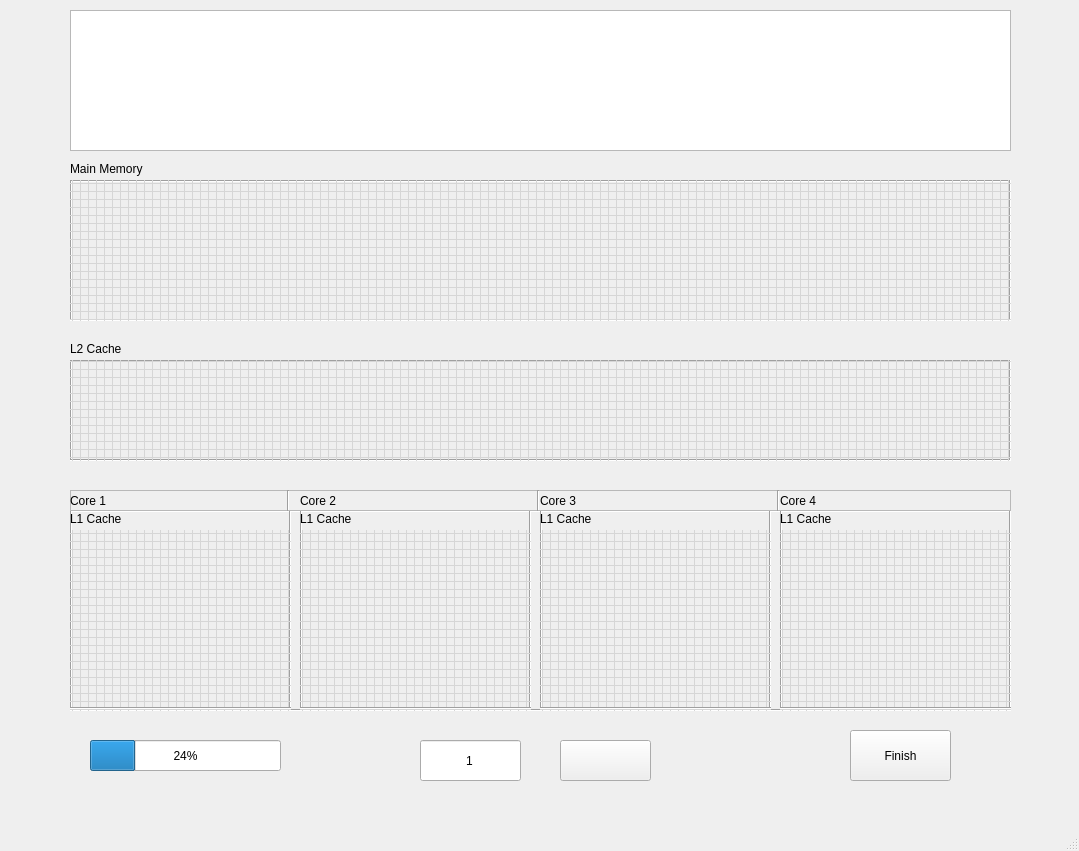
<?xml version="1.0" encoding="UTF-8"?>
<ui version="4.0">
 <class>SimPage</class>
 <widget class="QMainWindow" name="SimPage">
  <property name="geometry">
   <rect>
    <x>0</x>
    <y>0</y>
    <width>1079</width>
    <height>851</height>
   </rect>
  </property>
  <property name="windowTitle">
   <string>MainWindow</string>
  </property>
  <property name="toolTip">
   <string extracomment="aaaa"/>
  </property>
  <widget class="QWidget" name="centralwidget">
   <widget class="QPushButton" name="next">
    <property name="geometry">
     <rect>
      <x>560</x>
      <y>740</y>
      <width>91</width>
      <height>41</height>
     </rect>
    </property>
    <property name="text">
     <string/>
    </property>
   </widget>
   <widget class="QPushButton" name="finish">
    <property name="geometry">
     <rect>
      <x>850</x>
      <y>730</y>
      <width>101</width>
      <height>51</height>
     </rect>
    </property>
    <property name="toolTip">
     <string>Run all instructions</string>
    </property>
    <property name="text">
     <string>Finish</string>
    </property>
   </widget>
   <widget class="QProgressBar" name="progressBar">
    <property name="geometry">
     <rect>
      <x>90</x>
      <y>740</y>
      <width>191</width>
      <height>31</height>
     </rect>
    </property>
    <property name="value">
     <number>24</number>
    </property>
   </widget>
   <widget class="QLabel" name="label_2">
    <property name="geometry">
     <rect>
      <x>70</x>
      <y>160</y>
      <width>111</width>
      <height>17</height>
     </rect>
    </property>
    <property name="text">
     <string>Main Memory</string>
    </property>
   </widget>
   <widget class="QFrame" name="frame_2">
    <property name="geometry">
     <rect>
      <x>70</x>
      <y>180</y>
      <width>941</width>
      <height>141</height>
     </rect>
    </property>
    <property name="frameShape">
     <enum>QFrame::Box</enum>
    </property>
    <property name="frameShadow">
     <enum>QFrame::Sunken</enum>
    </property>
    <widget class="QMdiArea" name="mdiArea_2">
     <property name="geometry">
      <rect>
       <x>-10</x>
       <y>0</y>
       <width>951</width>
       <height>141</height>
      </rect>
     </property>
     <property name="background">
      <brush brushstyle="CrossPattern">
       <color alpha="255">
        <red>214</red>
        <green>214</green>
        <blue>214</blue>
       </color>
      </brush>
     </property>
    </widget>
   </widget>
   <widget class="QLabel" name="label_3">
    <property name="geometry">
     <rect>
      <x>70</x>
      <y>340</y>
      <width>81</width>
      <height>17</height>
     </rect>
    </property>
    <property name="text">
     <string>L2 Cache</string>
    </property>
   </widget>
   <widget class="QFrame" name="frame_3">
    <property name="geometry">
     <rect>
      <x>70</x>
      <y>360</y>
      <width>941</width>
      <height>101</height>
     </rect>
    </property>
    <property name="frameShape">
     <enum>QFrame::Box</enum>
    </property>
    <property name="frameShadow">
     <enum>QFrame::Sunken</enum>
    </property>
    <widget class="QMdiArea" name="mdiArea_3">
     <property name="geometry">
      <rect>
       <x>-10</x>
       <y>-10</y>
       <width>951</width>
       <height>111</height>
      </rect>
     </property>
     <property name="background">
      <brush brushstyle="CrossPattern">
       <color alpha="255">
        <red>214</red>
        <green>214</green>
        <blue>214</blue>
       </color>
      </brush>
     </property>
    </widget>
   </widget>
   <widget class="QFrame" name="frame_4">
    <property name="geometry">
     <rect>
      <x>70</x>
      <y>510</y>
      <width>941</width>
      <height>201</height>
     </rect>
    </property>
    <property name="frameShape">
     <enum>QFrame::Box</enum>
    </property>
    <property name="frameShadow">
     <enum>QFrame::Sunken</enum>
    </property>
    <widget class="QFrame" name="frame_8">
     <property name="geometry">
      <rect>
       <x>710</x>
       <y>0</y>
       <width>231</width>
       <height>201</height>
      </rect>
     </property>
     <property name="frameShape">
      <enum>QFrame::Box</enum>
     </property>
     <property name="frameShadow">
      <enum>QFrame::Sunken</enum>
     </property>
     <widget class="QMdiArea" name="mdiArea_7">
      <property name="geometry">
       <rect>
        <x>-10</x>
        <y>20</y>
        <width>241</width>
        <height>191</height>
       </rect>
      </property>
      <property name="background">
       <brush brushstyle="CrossPattern">
        <color alpha="255">
         <red>214</red>
         <green>214</green>
         <blue>214</blue>
        </color>
       </brush>
      </property>
     </widget>
     <widget class="QLabel" name="label_11">
      <property name="geometry">
       <rect>
        <x>0</x>
        <y>0</y>
        <width>81</width>
        <height>17</height>
       </rect>
      </property>
      <property name="text">
       <string>L1 Cache</string>
      </property>
     </widget>
    </widget>
    <widget class="QFrame" name="frame_9">
     <property name="geometry">
      <rect>
       <x>0</x>
       <y>0</y>
       <width>221</width>
       <height>201</height>
      </rect>
     </property>
     <property name="frameShape">
      <enum>QFrame::Box</enum>
     </property>
     <property name="frameShadow">
      <enum>QFrame::Sunken</enum>
     </property>
     <widget class="QMdiArea" name="mdiArea_4">
      <property name="geometry">
       <rect>
        <x>-10</x>
        <y>20</y>
        <width>231</width>
        <height>191</height>
       </rect>
      </property>
      <property name="background">
       <brush brushstyle="CrossPattern">
        <color alpha="255">
         <red>214</red>
         <green>214</green>
         <blue>214</blue>
        </color>
       </brush>
      </property>
     </widget>
     <widget class="QLabel" name="label_4">
      <property name="geometry">
       <rect>
        <x>0</x>
        <y>0</y>
        <width>81</width>
        <height>17</height>
       </rect>
      </property>
      <property name="text">
       <string>L1 Cache</string>
      </property>
     </widget>
    </widget>
    <widget class="QFrame" name="frame_10">
     <property name="geometry">
      <rect>
       <x>230</x>
       <y>0</y>
       <width>231</width>
       <height>201</height>
      </rect>
     </property>
     <property name="frameShape">
      <enum>QFrame::Box</enum>
     </property>
     <property name="frameShadow">
      <enum>QFrame::Sunken</enum>
     </property>
     <widget class="QMdiArea" name="mdiArea_5">
      <property name="geometry">
       <rect>
        <x>-10</x>
        <y>20</y>
        <width>241</width>
        <height>191</height>
       </rect>
      </property>
      <property name="background">
       <brush brushstyle="CrossPattern">
        <color alpha="255">
         <red>214</red>
         <green>214</green>
         <blue>214</blue>
        </color>
       </brush>
      </property>
     </widget>
     <widget class="QLabel" name="label_9">
      <property name="geometry">
       <rect>
        <x>0</x>
        <y>0</y>
        <width>81</width>
        <height>17</height>
       </rect>
      </property>
      <property name="text">
       <string>L1 Cache</string>
      </property>
     </widget>
    </widget>
    <widget class="QFrame" name="frame_11">
     <property name="geometry">
      <rect>
       <x>470</x>
       <y>0</y>
       <width>231</width>
       <height>201</height>
      </rect>
     </property>
     <property name="frameShape">
      <enum>QFrame::Box</enum>
     </property>
     <property name="frameShadow">
      <enum>QFrame::Sunken</enum>
     </property>
     <widget class="QMdiArea" name="mdiArea_6">
      <property name="geometry">
       <rect>
        <x>-10</x>
        <y>20</y>
        <width>241</width>
        <height>191</height>
       </rect>
      </property>
      <property name="background">
       <brush brushstyle="CrossPattern">
        <color alpha="255">
         <red>214</red>
         <green>214</green>
         <blue>214</blue>
        </color>
       </brush>
      </property>
     </widget>
     <widget class="QLabel" name="label_10">
      <property name="geometry">
       <rect>
        <x>0</x>
        <y>0</y>
        <width>81</width>
        <height>17</height>
       </rect>
      </property>
      <property name="text">
       <string>L1 Cache</string>
      </property>
     </widget>
    </widget>
    <widget class="Line" name="line">
     <property name="geometry">
      <rect>
       <x>0</x>
       <y>190</y>
       <width>221</width>
       <height>16</height>
      </rect>
     </property>
     <property name="frameShadow">
      <enum>QFrame::Sunken</enum>
     </property>
     <property name="orientation">
      <enum>Qt::Horizontal</enum>
     </property>
    </widget>
    <widget class="Line" name="line_2">
     <property name="geometry">
      <rect>
       <x>230</x>
       <y>190</y>
       <width>231</width>
       <height>16</height>
      </rect>
     </property>
     <property name="orientation">
      <enum>Qt::Horizontal</enum>
     </property>
    </widget>
    <widget class="Line" name="line_3">
     <property name="geometry">
      <rect>
       <x>470</x>
       <y>190</y>
       <width>231</width>
       <height>16</height>
      </rect>
     </property>
     <property name="orientation">
      <enum>Qt::Horizontal</enum>
     </property>
    </widget>
    <widget class="Line" name="line_4">
     <property name="geometry">
      <rect>
       <x>710</x>
       <y>190</y>
       <width>231</width>
       <height>16</height>
      </rect>
     </property>
     <property name="orientation">
      <enum>Qt::Horizontal</enum>
     </property>
    </widget>
   </widget>
   <widget class="QTextBrowser" name="textBrowser">
    <property name="geometry">
     <rect>
      <x>70</x>
      <y>10</y>
      <width>941</width>
      <height>141</height>
     </rect>
    </property>
   </widget>
   <widget class="QLineEdit" name="lineEdit">
    <property name="geometry">
     <rect>
      <x>420</x>
      <y>740</y>
      <width>101</width>
      <height>41</height>
     </rect>
    </property>
    <property name="text">
     <string>1</string>
    </property>
    <property name="alignment">
     <set>Qt::AlignCenter</set>
    </property>
   </widget>
   <widget class="QFrame" name="frame">
    <property name="geometry">
     <rect>
      <x>70</x>
      <y>490</y>
      <width>941</width>
      <height>21</height>
     </rect>
    </property>
    <property name="frameShape">
     <enum>QFrame::StyledPanel</enum>
    </property>
    <property name="frameShadow">
     <enum>QFrame::Raised</enum>
    </property>
    <widget class="Line" name="line_5">
     <property name="geometry">
      <rect>
       <x>210</x>
       <y>0</y>
       <width>16</width>
       <height>21</height>
      </rect>
     </property>
     <property name="orientation">
      <enum>Qt::Vertical</enum>
     </property>
    </widget>
    <widget class="Line" name="line_6">
     <property name="geometry">
      <rect>
       <x>460</x>
       <y>0</y>
       <width>16</width>
       <height>21</height>
      </rect>
     </property>
     <property name="orientation">
      <enum>Qt::Vertical</enum>
     </property>
    </widget>
    <widget class="Line" name="line_7">
     <property name="geometry">
      <rect>
       <x>700</x>
       <y>0</y>
       <width>16</width>
       <height>21</height>
      </rect>
     </property>
     <property name="orientation">
      <enum>Qt::Vertical</enum>
     </property>
    </widget>
    <widget class="QLabel" name="label_5">
     <property name="geometry">
      <rect>
       <x>0</x>
       <y>0</y>
       <width>67</width>
       <height>21</height>
      </rect>
     </property>
     <property name="text">
      <string>Core 1</string>
     </property>
    </widget>
    <widget class="QLabel" name="label_6">
     <property name="geometry">
      <rect>
       <x>230</x>
       <y>0</y>
       <width>67</width>
       <height>21</height>
      </rect>
     </property>
     <property name="text">
      <string>Core 2</string>
     </property>
    </widget>
    <widget class="QLabel" name="label_7">
     <property name="geometry">
      <rect>
       <x>470</x>
       <y>0</y>
       <width>67</width>
       <height>21</height>
      </rect>
     </property>
     <property name="text">
      <string>Core 3</string>
     </property>
    </widget>
    <widget class="QLabel" name="label_8">
     <property name="geometry">
      <rect>
       <x>710</x>
       <y>0</y>
       <width>67</width>
       <height>21</height>
      </rect>
     </property>
     <property name="text">
      <string>Core 4</string>
     </property>
    </widget>
   </widget>
  </widget>
  <widget class="QMenuBar" name="menubar">
   <property name="geometry">
    <rect>
     <x>0</x>
     <y>0</y>
     <width>1079</width>
     <height>22</height>
    </rect>
   </property>
  </widget>
  <widget class="QStatusBar" name="statusbar"/>
 </widget>
 <resources/>
 <connections/>
</ui>
